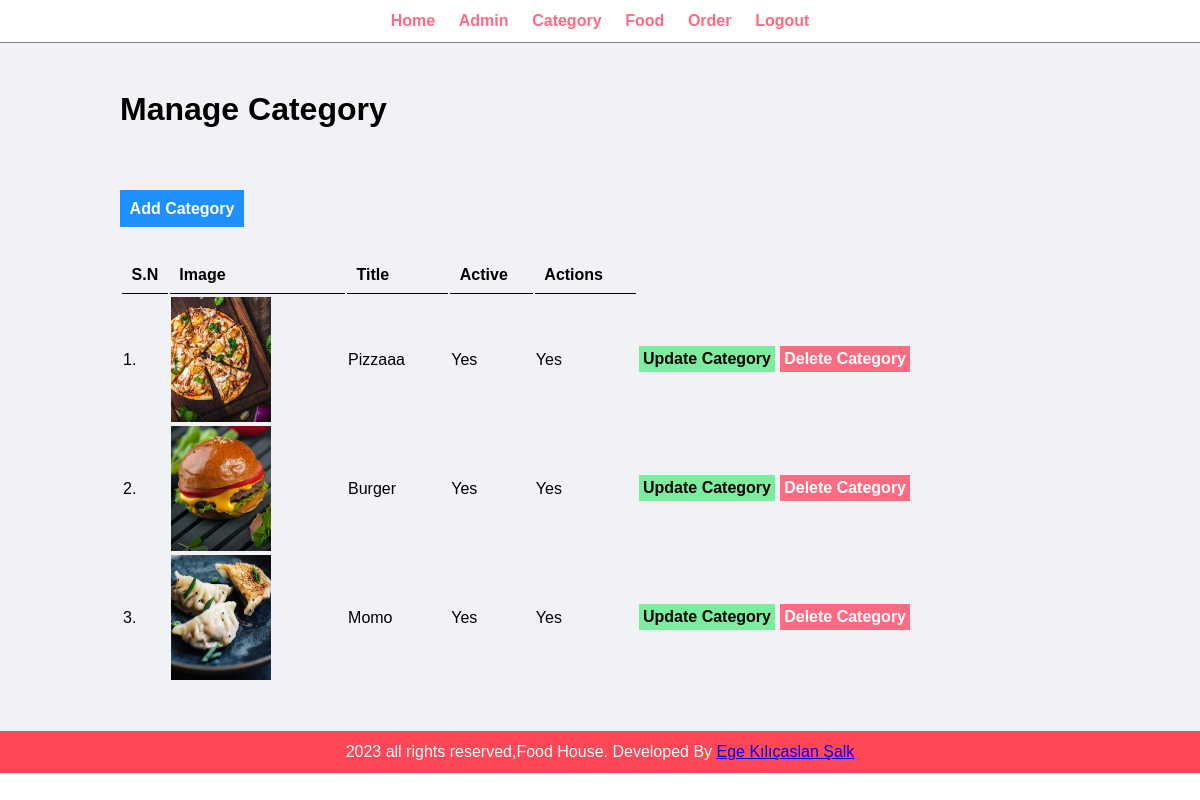
The page /admin/manage-category.php (signed in) on the database its author committed.
### tables this page shows
CREATE TABLE `tbl_category` (
  `id` int(10) UNSIGNED NOT NULL,
  `title` varchar(100) NOT NULL,
  `image_name` varchar(255) NOT NULL,
  `featured` varchar(10) NOT NULL,
  `active` varchar(10) NOT NULL
);

### admin/manage-category.php (the view, shortened to what this page needs)
<?php include('partials/menu.php'); ?>
<div class="main-content">
    <div class="wrapper">
        <h1>Manage Category</h1>
        <br/>
        <br/>
        <br><br>
        <a href="<?php echo SITEURL;?>admin/add-category.php" class="btn-primary">Add Category</a>
        <br/>
        <br/>
        <br/>
        <table class="tbl-full">
            <tr>
                <th>S.N</th>
                <th>Image</th>
                <th>Title</th>
                <th>Active</th>
                <th>Actions</th>
            </tr>
            <?php
            $sql = "SELECT * FROM tbl_category";
            $stmt = mysqli_prepare($conn, $sql);
            mysqli_stmt_execute($stmt);
            $res = mysqli_stmt_get_result($stmt);
            $count = mysqli_num_rows($res);
            $sn = 1;
            if($count > 0){
                while($row = mysqli_fetch_assoc($res)){
                    $id = $row['id'];
                    $title = htmlentities($row['title'], ENT_QUOTES, 'UTF-8');
                    $image_name = $row['image_name'];
                    $featured = htmlentities($row['featured'], ENT_QUOTES, 'UTF-8');
                    $active = htmlentities($row['active'], ENT_QUOTES, 'UTF-8');
                    ?>
                    <tr>
                        <td><?php echo $sn++; ?>.</td>
                        <td>
                            <?php
                            if($image_name!=""){
                                ?>
                                <img src="<?php echo SITEURL?>images/category/<?php echo htmlentities($image_name, ENT_QUOTES, 'UTF-8'); ?>" width="100px">
                                <?php
                            }
                            else{
                                echo "<div class='error'>Image Not Added.</div>";
                            }
                            ?>
                        </td>
                        <td><?php echo $title; ?></td>
                        <td><?php echo $featured; ?></td>
                        <td><?php echo $active; ?></td>
                        <td>
                            <a href="<?php echo SITEURL?>admin/update-category.php?id=<?php echo $id; ?>" class="btn-secondary">Update Category</a>
                            <a href="<?php echo SITEURL?>admin/delete-category.php?id=<?php echo $id; ?>&image_name=<?php echo $image_name; ?>" class="btn-danger">Delete Category</a>
                        </td>
                    </tr>
                    <?php
                }
            }
            ?>
        </table>
    </div>
</div>
<?php include('partials/footer.php'); ?>

### admin/partials/menu.php (shortened to what this page needs)
<html>
    <head>
        <link rel="stylesheet" href="../css/adm.css">
    </head>
    <body>
        <div class="menu text-center">
            <div class="wrapper">
                <ul>
                    <li><a href="index.php">Home</a></li>
                    <li><a href="manage-admin.php">Admin</a></li>
                    <li><a href="manage-category.php">Category</a></li>
                    <li><a href="manage-food.php">Food</a></li>
                    <li><a href="manage-order.php">Order</a></li>
                    <li><a href="logout.php">Logout</a></li>
                </ul>
            </div>
        </div>

### admin/partials/footer.php
<div class="footer">
                <div class="wrapper">
                <p class="text-center">2023 all rights reserved,Food House. Developed By <a href="https://www.linkedin.com/in/egeklcsln/">Ege Kılıçaslan Şalk</a> </p>
                </div>
        </div>
    </body>
</html>

### css/adm.css (style rules this page uses)
* { margin: 0; padding: 0; font-family: Arial, Helvetica, sans-serif; }
.wrapper { padding:1%; width: 80%; margin: 0 auto; }
.text-center { text-align: center; }
.tbl-full { width: 100%; }
table tr th { border-bottom: 1px solid black; padding: 1%; text-align: left; }
table tr td { padding: 1px; }
.btn-primary { background-color: #1e90ff; padding: 1%; color: white; text-decoration: none; font-weight: bold; }
.btn-secondary { background-color: #7bed9f; padding: 1%; color: black; text-decoration: none; font-weight: bold; }
.btn-danger { background-color: #ff6b81; padding: 1%; color: white; text-decoration: none; font-weight: bold; }
.menu { border-bottom: 1px solid grey; }
.menu ul { list-style-type: none; }
.menu ul li { display: inline; padding:1%; }
.menu ul li a { text-decoration: none; font-weight: bold; color: #ff6b81; }
.main-content { background-color:#f1f2f6; padding: 3% 0; }
.footer { background-color: #ff4757; color: white; }

### rows shown on the page
tbl_category: image_name (picture), title "Pizzaaa", featured "Yes", active "Yes"
tbl_category: image_name (picture), title "Burger", featured "Yes", active "Yes"
tbl_category: image_name (picture), title "Momo", featured "Yes", active "Yes"
